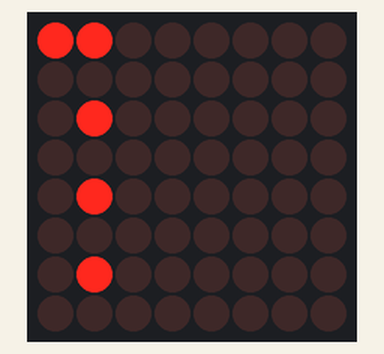
The sketch below on a simulated Arduino Uno, built with avr-gcc and run on an emulated ATmega328P. Shown: 8×8 LED matrix. What the sketch prints to the serial monitor is not drawn.

Above: at 0.15 s.
At 0.73 s:
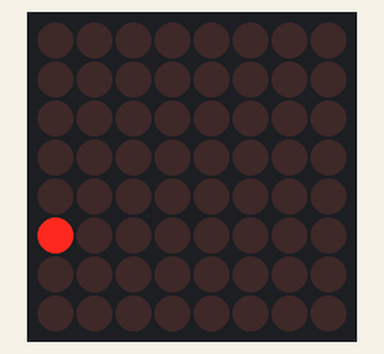
At 9.9 s:
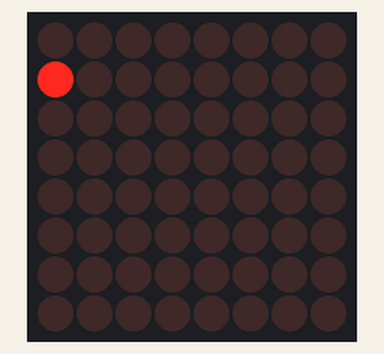
At 19.87 s:
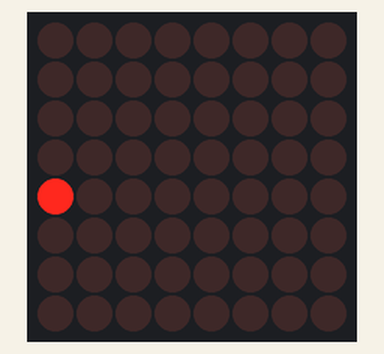
At 29.42 s:
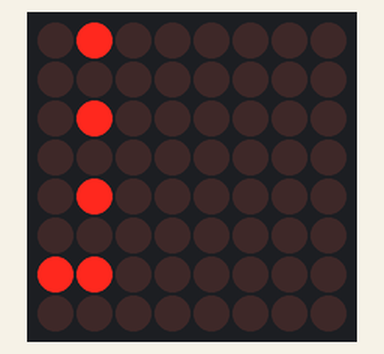
At 39.37 s:
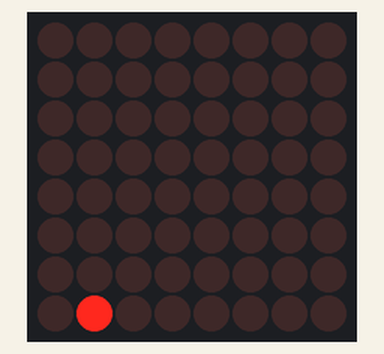

The sketch:

max7219.ino
```cpp
#include "LedControl.h"

// pin 12 is connected to the MAX7219 pin 1
// pin 11 is connected to the CLK pin 13
// pin 10 is connected to LOAD pin 12
static LedControl *lc = NULL;
static byte frames[][2] = {
	{ B10000000, B10101010 },
	{ B01000000, B01010101 },
	{ B00100000, B10101010 },
	{ B00010000, B01010101 },
	{ B00001000, B10101010 },
	{ B00000100, B01010101 },
	{ B00000010, B10101010 },
	{ B00000001, B01010101 },
	{ B00000001, B10101010 },
	{ B00000010, B01010101 },
	{ B00000100, B10101010 },
	{ B00001000, B01010101 },
	{ B00010000, B10101010 },
	{ B00100000, B01010101 },
	{ B01000000, B10101010 },
  { B10000000, B01010101 },


	{ B10000000, B00000000 },
	{ B01000000, B00000000 },
	{ B00100000, B00000000 },
	{ B00010000, B00000000 },
	{ B00001000, B00000000 },
	{ B00000100, B00000000 },
	{ B00000010, B00000000 },
	{ B00000001, B00000000 },
	{ B00000000, B10000000 },
	{ B00000000, B01000000 },
	{ B00000000, B00100000 },
	{ B00000000, B00010000 },
	{ B00000000, B00001000 },
	{ B00000000, B00000100 },
	{ B00000000, B00000010 },
	{ B00000000, B00000001 },

	{ B00000000, B00000001 },
	{ B00000000, B00000010 },
	{ B00000000, B00000100 },
	{ B00000000, B00001000 },
	{ B00000000, B00010000 },
	{ B00000000, B00100000 },
	{ B00000000, B01000000 },
	{ B00000000, B10000000 },
	{ B00000001, B00000000 },
	{ B00000010, B00000000 },
	{ B00000100, B00000000 },
	{ B00001000, B00000000 },
	{ B00010000, B00000000 },
	{ B00100000, B00000000 },
	{ B01000000, B00000000 },
	{ B10000000, B00000000 },
};

static int8_t number_of_frames = sizeof(frames) / sizeof(byte) / 2;
static int8_t frame = 0;

void setup() {
  Serial.begin(9600);
  Serial.println("Starting...");

  lc = new LedControl(12, 11, 10, 1);
  lc->shutdown(0, false);
  lc->setIntensity(0, 15);
  lc->clearDisplay(0);
}

void loop() {
  lc->setColumn(0, 0, frames[frame][0]);
  lc->setColumn(0, 1, frames[frame][1]);
  frame++;
  if (frame == number_of_frames) {
    frame = 0;
  }
  delay(25);
}
```
